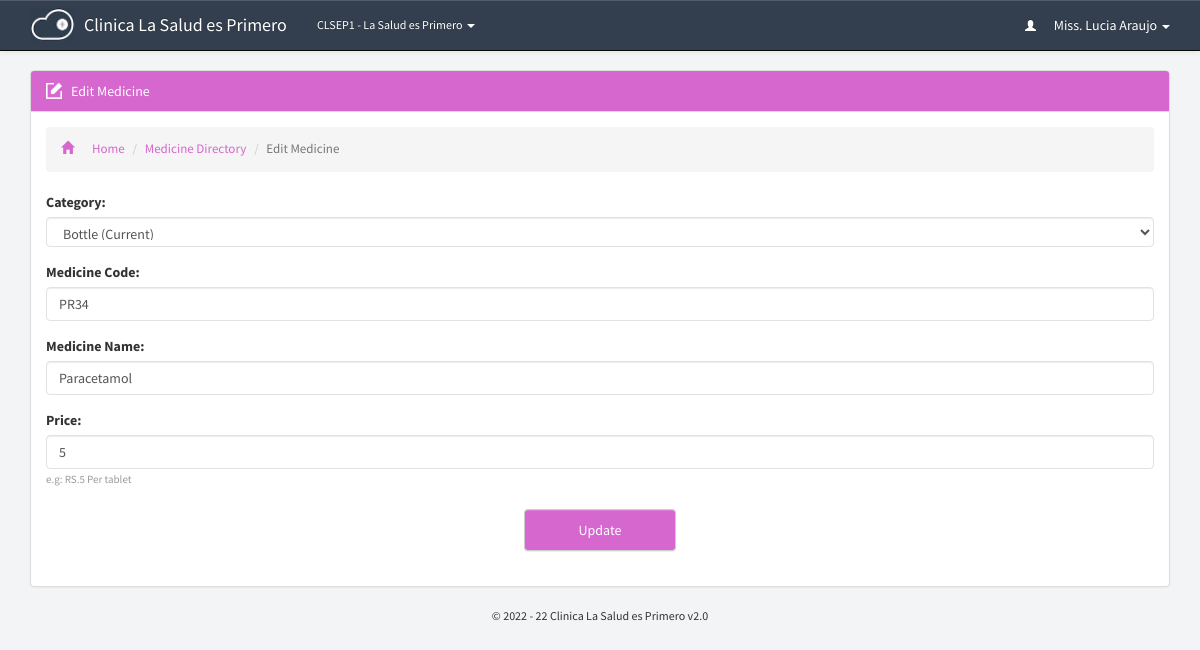
The page /medicines/edit.php?id=1 (signed in) on the database its author committed.
### tables this page shows
CREATE TABLE `p_branches_dir` (
  `id` bigint(20) NOT NULL,
  `guardian` varchar(250) NOT NULL,
  `name` varchar(250) NOT NULL,
  `address` varchar(250) NOT NULL,
  `location` varchar(250) NOT NULL,
  `contact` varchar(250) NOT NULL,
  `type` varchar(250) NOT NULL,
  `last_update` datetime NOT NULL
);

CREATE TABLE `p_medicine_dir` (
  `id` bigint(20) NOT NULL,
  `category` varchar(250) NOT NULL,
  `code` varchar(250) NOT NULL,
  `name` varchar(250) NOT NULL,
  `price` varchar(250) NOT NULL,
  `added_by` varchar(250) NOT NULL,
  `last_update` datetime NOT NULL
);

### includes/libraries.php (called while the page is built, shortened)
<?php
	include "staff.php";
	include "medicine.php";
	include "branches.php";
function sns_header($title){
	require_once "../theme/htmlhead.php";
	require_once "../theme/header.php";
}
function sns_footer(){
	require_once "../theme/footer.php";
}
?>

### pre-includes/regular-functions.php (called while the page is built, shortened)
<?php
function get_global($query){
	global $con;
	$get_global=mysqli_fetch_object(mysqli_query($con,"select $query from p_global_permissions where id='1' "));
	return $get_global->$query;
}
function if_logged_in(){
	if(empty($_SESSION['id'])) {
		return false;
	}else if(empty($_SESSION['branch'])){
		return false;
	}else if(empty($_SESSION['session_id'])){
		return false;
	}else if(empty($_SESSION['access_level'])){
		return false;
	}else if(empty($_SESSION['unique_code'])){
		return false;
	}else {
		return true;
	}
}

### includes/staff.php (called while the page is built, shortened)
<?php
function staff_info($query,$id = NULL){
	global $con;
	if(!isset($id)){
		$id = $_SESSION['id'];
	}
	$call=mysqli_fetch_object(mysqli_query($con, "select * from p_staff_dir where id='$id'"));
	return $call->$query;
}
?>

### includes/branches.php (called while the page is built, shortened)
<?php
function branch_name($code){
	global $con;
	$call=mysqli_fetch_object(mysqli_query($con, "select * from p_branches_dir where id='$code'"));
	return $call->name;
}
?>

### medicines/edit.php (the view, shortened to what this page needs)
<?php
	require_once "../includes/initiate.php";
	if(isset($_GET['id'])){$id=$_GET['id'];}
	sns_header('Edit Medicine');
?>
<div id="edit-medicine" class="container page">
<div class="panel panel-default">
<div class="panel-heading theme-medicines"><span class="inlineicon edit-mini">Edit Medicine</span></div>
<div class="panel-body">
<ol class="breadcrumb link-medicines">
  <li><a href="../dashboard"><i class="glyphicon glyphicon-home"></i>Home</a></li>
  <li><a href="../medicines/">Medicine Directory</a></li>
  <li class="active">Edit Medicine</li>
</ol>
<?php
if(isset($_POST['submit'])){
	$id=$_POST['id'];
	$category=$_POST['category'];
	$code=friendly(strtoupper($_POST['code']));
	$name=friendly($_POST['name']);
	$price=friendly($_POST['price']);
	$price=preg_replace("/[^0-9\s]/", "", $price);
 	$added_by=staff_info('id');
	if(edit_medicine($id,$category,$code,$name,$price,$added_by)==true){
	write_log(staff_info('id'),"edit profile for Medicine $name with code $code","medicine","30");
	echo"<div class='alert alert-success' role='alert'>Profile Updated Successfully. The code given to this medicine is $code.</div>";
	echo"<a class='btn btn-default formbutton theme-medicines' href=../medicines/>Show All</a>";
	}else{
	echo"<div class='alert alert-danger' role='alert'>Please try different code.</div>";
	echo"<a class='btn btn-default formbutton theme-medicines' href=../medicines/new.php>try again</a>";
	}
}else{
	$medicine=mysqli_fetch_object(mysqli_query($con, "select * from p_medicine_dir where id='$id' "));?>
<form method="post" action="" enctype="multipart/form-data">
	<div class="form-group"><label>Category:</label><select class="form-control"  name='category'  id='category' size='1' tabindex='1'>
            <option value='<?php echo $medicine->category;?>'><?php echo $medicine->category;?> (Current)</option>
    </select></div>
	<div class="form-group"><label>Medicine Code:</label><input  class="form-control" name="code" type="text" maxlength="10" value="<?php echo $medicine->code;?>" /></div>
	<div class="form-group"><label>Medicine Name:</label><input  class="form-control" name="name" type="text" maxlength="30" value="<?php echo $medicine->name;?>" /></div>
	<div class="form-group"><label>Price:</label><input  class="form-control" name="price" type="text" maxlength="10" value="<?php echo $medicine->price;?>" /><i>e.g: RS.5 Per tablet</i></div>
	<input name="submit" class="btn btn-default formbutton theme-medicines" type="submit" value="Update">
</form>
<?php }?>
</div>
</div>
</div>

### theme/header.php (shortened to what this page needs)
<link rel="stylesheet" href="//netdna.bootstrapcdn.com/bootstrap/3.0.3/css/bootstrap.min.css">
<link rel="stylesheet" href="../theme/css/bootstrap.min.css">
<link rel="stylesheet" href="../theme/css/bootstrap-theme.min.css">
<link rel="stylesheet" href="../theme/css/main.css">
</head>
<body>
<?php
  if( if_logged_in() == true ):
?>
<nav class="navbar navbar-default navbar-fixed-top navbar-inverse">
  <div class="container">
    <div class="navbar-header">
      <a class="navbar-brand" href="../dashboard">
        <div class="img-brand img-responsive"><img alt="Brand" src="../theme/images/mini-inline-logo-res.png" class="img-responsive img-brand"/></div>
        <div class="text"><?php echo get_global('portal_name');?></div>
      </a>
    </div>
    <div class="collapse navbar-collapse" id="bs-example-navbar-collapse-1">
      <ul class="nav navbar-nav">
       <li class="dropdown mini">
          <a href="#" class="dropdown-toggle" data-toggle="dropdown" role="button" aria-haspopup="true" aria-expanded="false"><?php echo get_global('guardian_short_name'); echo staff_info('branch');?> - <?php echo branch_name(staff_info('branch'));?> <span class="caret"></span></a>
        </li>
      </ul>
      <ul class="nav navbar-nav navbar-right">
       <li class="dropdown">
          <a href="#" class="dropdown-toggle" data-toggle="dropdown" role="button" aria-haspopup="true" aria-expanded="false"><i class="glyphicon glyphicon-user"></i> <?php echo staff_info("full_name");?> <span class="caret"></span></a>
        </li>
      </ul>
    </div>
  </div>
</nav>
<?php endif; ?>

### theme/css/main.css (style rules this page uses)
body,html { background:#F3F4F5;font-family:'Source Sans Pro',sans-serif }
.page.container { margin-top:70px }
.panel-body:before { -webkit-clip-path:polygon(0 0,100% 0,100% 56%,0 42%);clip-path:polygon(0 0,100% 0,100% 56%,0 42%);background-color:#e2e8ec!important }
.navbar-inverse { background:#333f4e!important;color:#fff }
.navbar-nav .mini { font-size:12px }
.navbar-inverse .navbar-brand,.navbar-default .navbar-brand,.navbar-inverse .navbar-nav>li>a,.navbar-default .navbar-nav>li>a { color:#fff!important }
.navbar-inverse .navbar-brand { padding-top:0 }
.navbar-inverse .img-brand { padding-top:0;margin-top:-4px;max-height:33px }
.navbar-inverse .navbar-brand .img-brand,.navbar-inverse .navbar-brand .text { display:inline-block!important }
.navbar-inverse .navbar-brand .text { padding-top:15px!important;margin-left:5px }
.navbar-nav .glyphicon { font-size:11px!important;padding-right:15px }
.theme-medicines { background:#D667CE!important;color:#fff!important }
.link-medicines a { color:#D667CE!important }
.breadcrumb i { padding-right:18px }
.btn-default.theme-portal,.btn-default.theme-patients,.btn-default.theme-staff,.btn-default.theme-branches,.btn-default.theme-medicines,.btn-default.norm { text-transform:capitalize;padding:10px 35px;text-shadow:none;display:block;width:152px!important;text-align:center }
.panel-body li { list-style:none;padding:5px 0;font-size:13px;color:#333 }
.panel-default>.panel-heading { background-image:none }
form { margin-right:auto;margin-left:auto }
.form-control { border:1px solid #e2e2e2 }
form i { font-size:11px;line-height:20px;font-style:normal;color:#999 }
form select[multiple],form select[size] { height:30px!important }
.edit-mini { background:url(../icons/edit-mini.png) no-repeat;padding-left:25px;background-size:16px auto }
.edit-button,.btn.btn-default.formbutton { margin:20px auto!important;text-align:center!important }

### rows shown on the page
p_branches_dir: name "La Salud es Primero"
p_medicine_dir: category "Bottle (Current)", code "PR34", name "Paracetamol", price "5"

### other values the page prints
get_global('portal_name') "Clinica La Salud es Primero"
get_global('guardian_short_name') "CLSEP"
staff_info('branch') "1"
staff_info("full_name") "Miss. Lucia Araujo"
get_global('version') "2.0"
